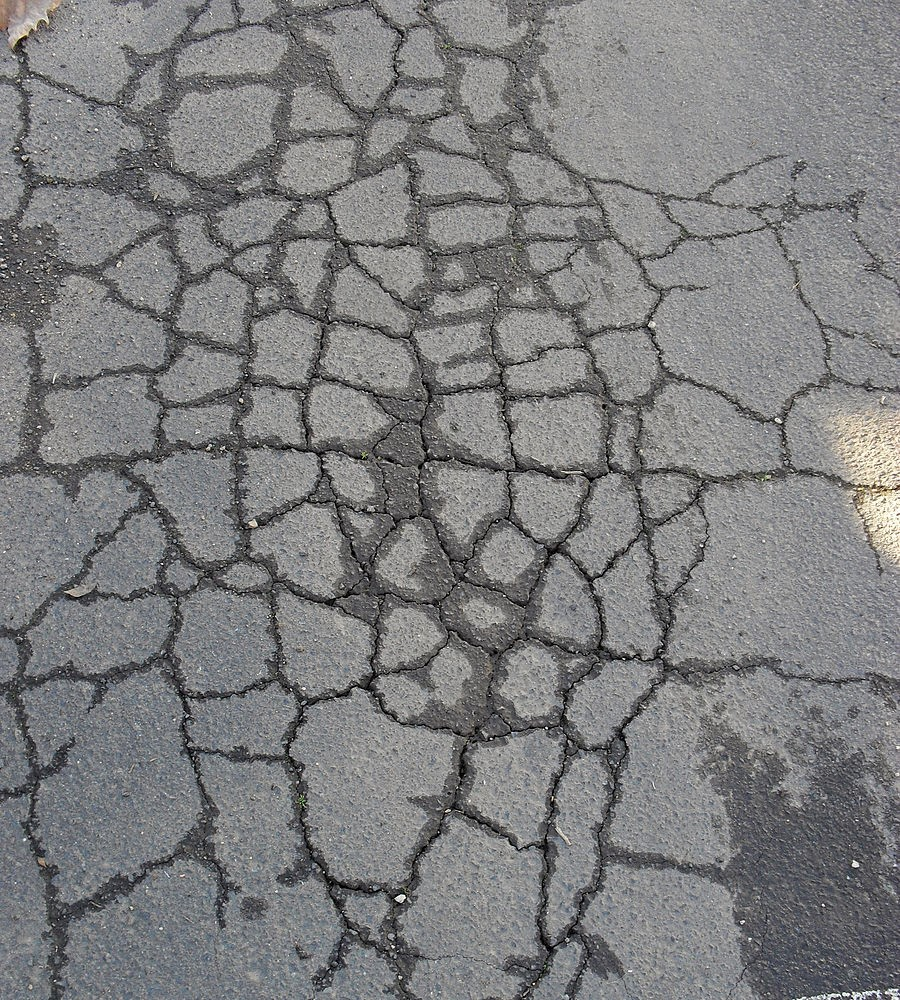
#> input picture Images/test.jpg, 900 x 1000 px
$ jupyter execute 'Task 1.ipynb'
#> lines starting #> are read from the running program, lines starting #| are printed output that depends on the picture; after the words box and inside, x2 and y2 are one past the last pixel; in counts of white or black regions, pixels touching at a corner belong together
# Road Maintenance

## Description
- Each year, millions of dollars are invested on road maintenance and reparation all over the world. To minimize costs, one of the main aspects is the early detection of those flaws. Once roads are built, cracks in the asphalt surface may arise due to several different problems. Depending on the severity, those cracks in the road can be aggravated if they are not quickly repaired. The sooner those flaws in the pavement are repaired, the less expensive the repairs are. Almost every modern country has thousands of kilometers of roads. Visual inspection of the roads has been the most common technique for the maintenance of the asphalt. With such large road networks, it is expensive and difficult to correctly maintain so many kilometers of asphalt with the limited resources that any public administration has. Thus, new tools to automatically examine roads in an efficient way should be developed.

## Task
- The task is to apply image processing techniques to detect damages/cracks on a road, as shown in the provided image.

## Explanation
1. First, we have to import the required libraries.
    - cv2: OpenCV library for image processing tasks.
    - numpy: Library for numerical operations on arrays.
    - matplotlib.pyplot: Library for plotting and visualization.
2. User Defined Functions: N/A
3. Image Conversion:
    - Convert image from BGR to grayscale: The cv2.cvtColor() function is used to convert the input image from the default BGR (Blue-Green-Red) color space to grayscale. Grayscale conversion simplifies further image processing operations.
4. Image Preparation:
    - Gaussian Blur: The cv2.GaussianBlur() function is applied to the image to smooth out the edges and reduce noise, which helps improve the accuracy of subsequent edge detection.
    - Dilation: The cv2.dilate() function is used to thicken the detected edges, making them more prominent and easier to identify.
5. Explanation of Code:
    - Canny Edge Detection: The cv2.Canny() function is used to perform edge detection on the preprocessed grayscale image. It identifies edges based on intensity gradients and thresholds provided.
    - Contour Detection: The cv2.findContours() function is applied to find contours in the dilated edge image. Contours are the boundaries of connected components in an image.
    - Contour Drawing: The cv2.drawContours() function is used to draw the detected contours on the original image. Green color (0, 255, 0) is used to represent the contours.
    - ROI Expansion: Another dilation operation is performed on the Canny edge image to expand the region of interest (ROI). This helps cover a wider area around the detected edges.
    - Final Contour Drawing: The expanded ROI is used to find contours again, and the most significant contour is drawn on the original image with a thicker green line.
6. Additional Methods Used: N/A
7. Difficulty Faced:
    - One possible difficulty could be selecting the appropriate parameters for the edge detection and dilation operations. Adjusting the thresholds in the cv2.Canny() function and the kernel size in cv2.dilate() might require experimentation to achieve the desired results.
    - Another challenge could arise in choosing the correct contour(s) to represent the road damages. Depending on the image and its characteristics, it may be necessary to fine-tune the contour selection process to accurately identify the road cracks.

[cell 1]
import cv2
import numpy as np
import matplotlib.pyplot as plt

img_path = 'Images/test.jpg'

# read the image
img = cv2.imread(img_path)
#> img is the input picture: shape (1000, 900, 3); mean B, G, R 126.1, 125.4, 125.2

# apply gaussian blur to make the edges smoother
img = cv2.GaussianBlur(img, (7,7), 1.25)

# convert the image to grayscale
img_gray = cv2.cvtColor(img, cv2.COLOR_BGR2GRAY)

# apply canny edge detection
img_canny = cv2.Canny(img_gray, 80, 230)
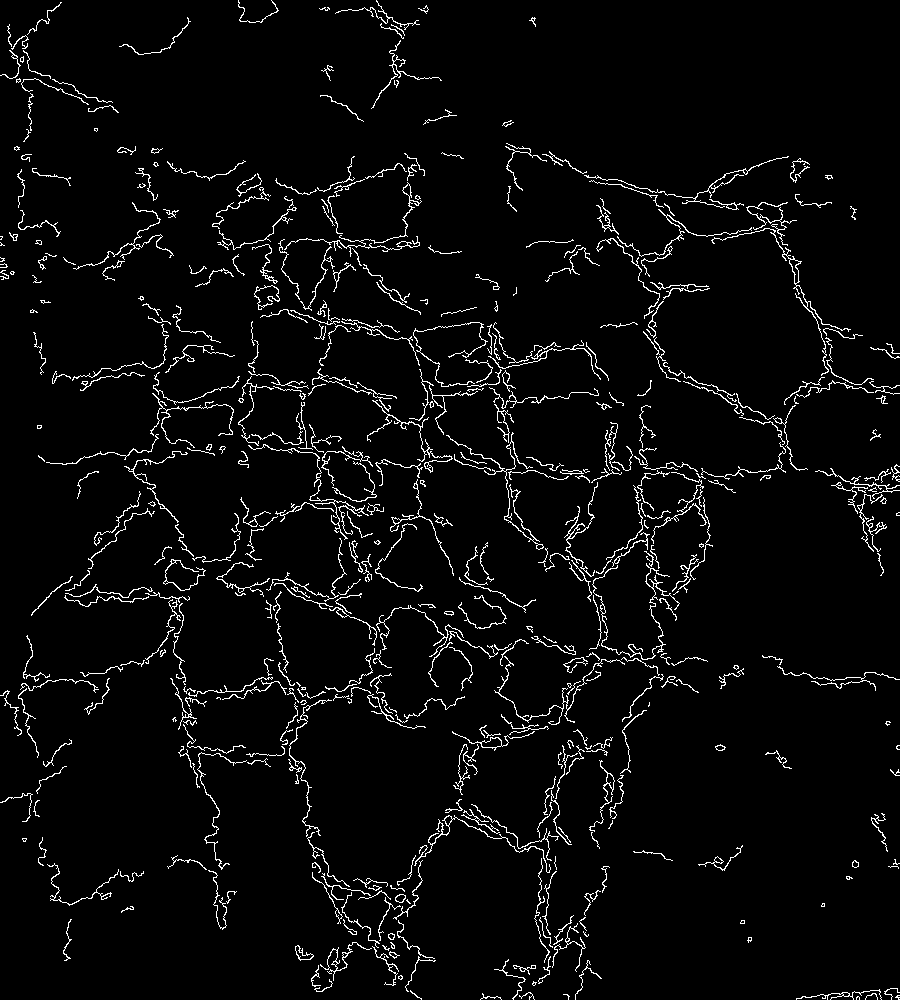
#> img_canny: shape (1000, 900); 3.9% white in thin lines or dots

# apply dilation to make the edges thicker
kernel = np.ones((3,3))
img_dilate = cv2.dilate(img_canny, kernel, iterations=1)
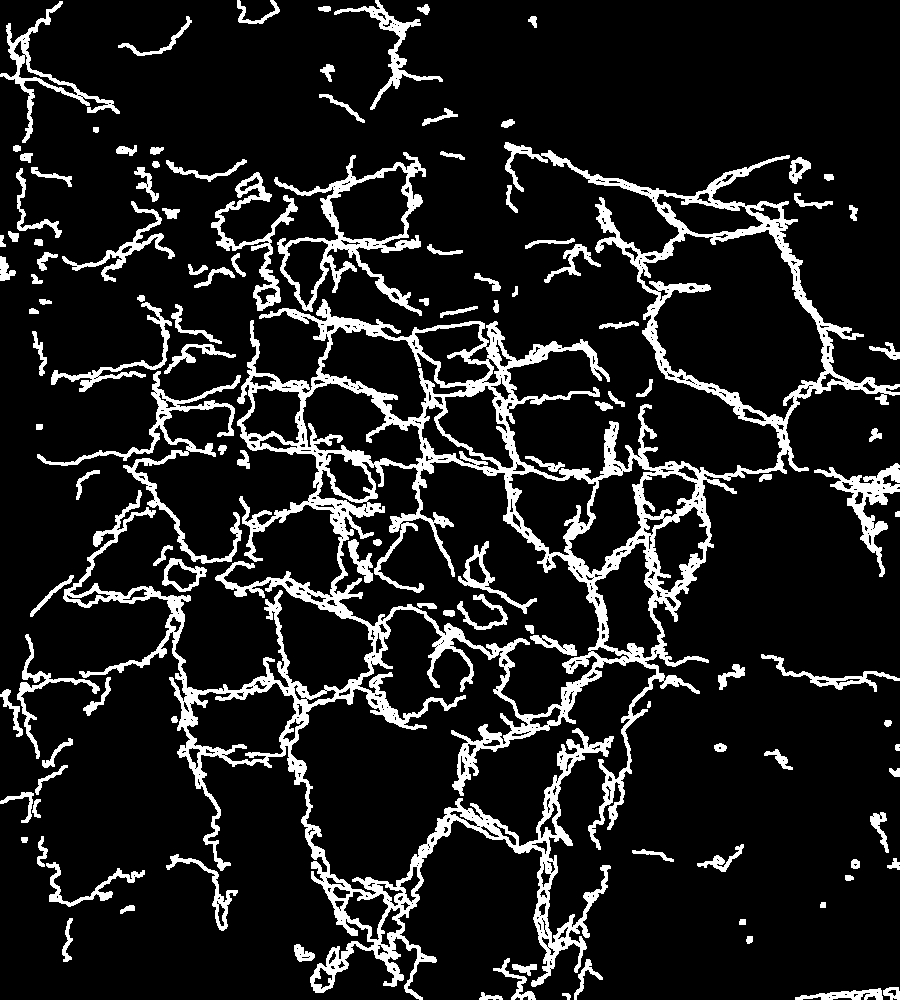
#> img_dilate: shape (1000, 900); 12.5% white; 121 white regions

# find the contours
contours, hierarchy = cv2.findContours(img_dilate, cv2.RETR_TREE, cv2.CHAIN_APPROX_SIMPLE)
#> contours = 784 contours, 496 with area under 20; largest, box (x1, y1, x2, y2) and area: (63, 142, 900, 1000) 175292, (333, 460, 600, 716) 34774, (639, 229, 827, 422) 22140, (274, 152, 426, 316) 9780, (320, 326, 468, 422) 6092

# draw the contours
cv2.drawContours(img, contours, -1, (0, 255, 0), 3)

# Grow the region of interest (ROI) by applying dilation
kernel = np.ones((3,3))
img_dilate = cv2.dilate(img_canny, kernel, iterations=10)
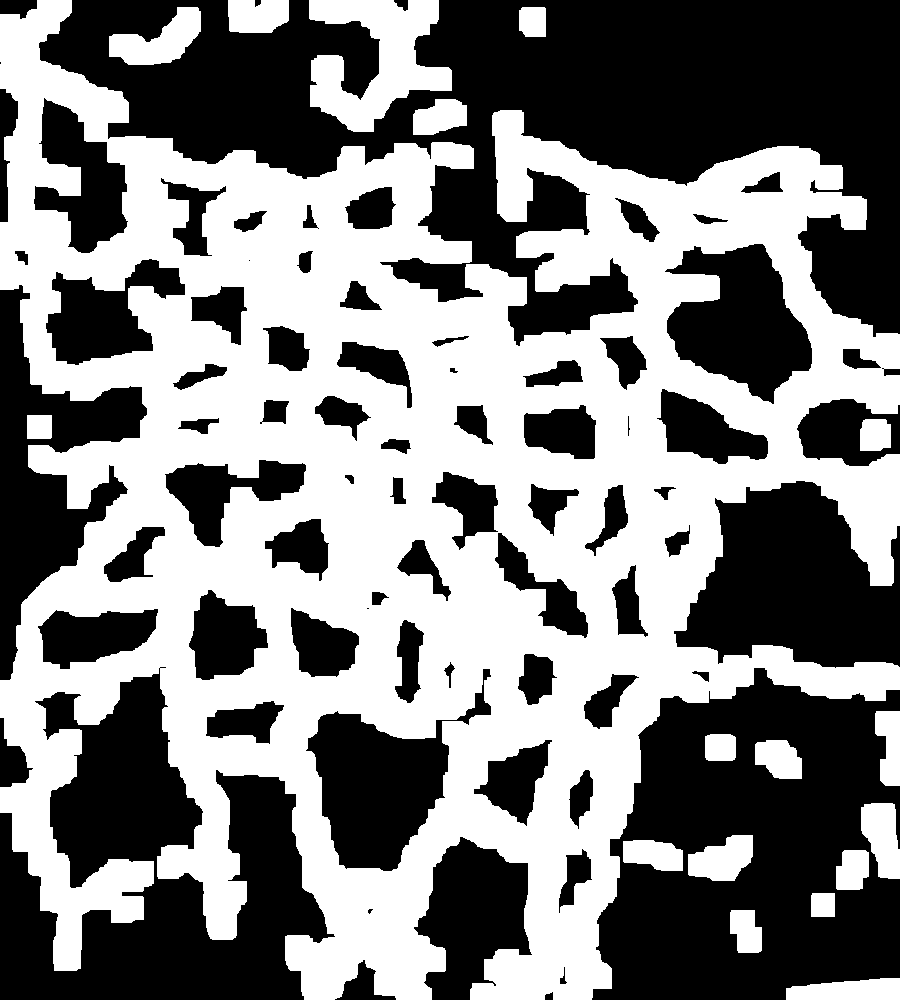
#> img_dilate: shape (1000, 900); 49.9% white; 18 white regions

# find the contours
contours, hierarchy = cv2.findContours(img_dilate, cv2.RETR_TREE, cv2.CHAIN_APPROX_SIMPLE)
#> contours = 83 contours, 6 with area under 20; largest, box (x1, y1, x2, y2) and area: (0, 0, 900, 1000) 526952, (305, 668, 492, 872) 16084, (664, 243, 813, 405) 14358, (309, 0, 452, 132) 9862, (45, 258, 186, 366) 7907

# draw the contours
cv2.drawContours(img, contours, 0, (0, 255, 0), 2)
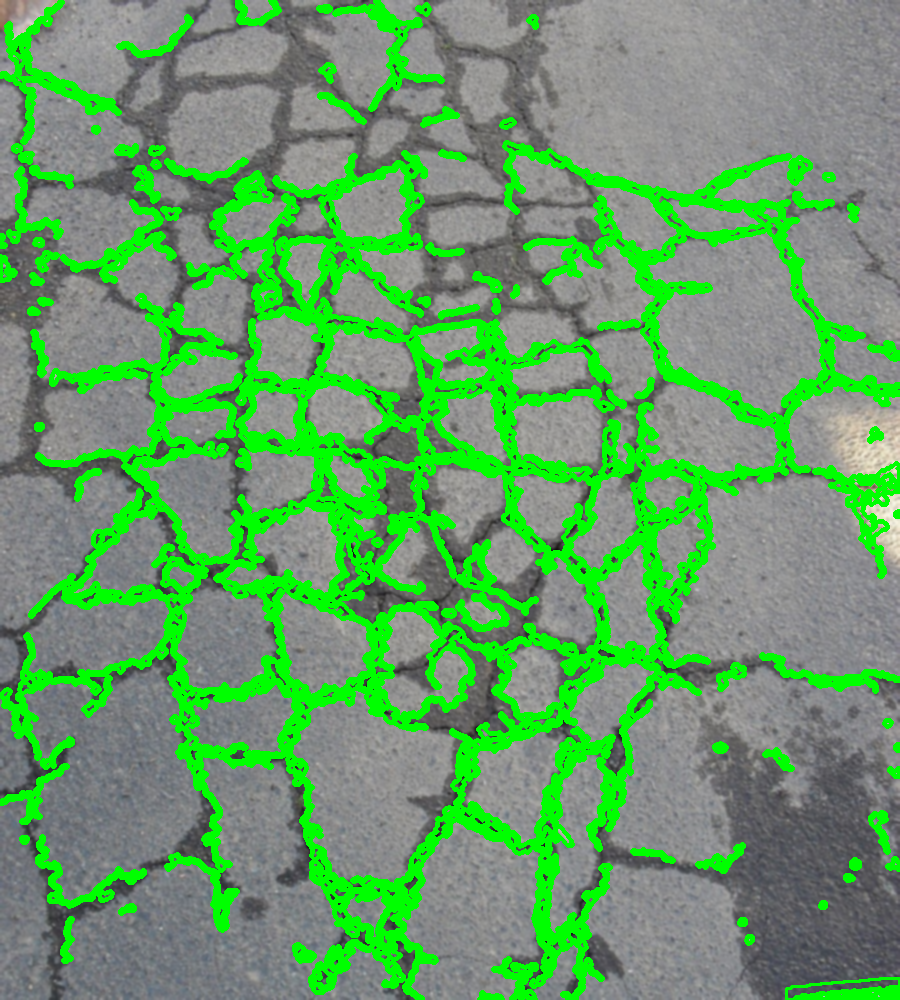
#> img: shape (1000, 900, 3); mean B, G, R 103.7, 156.2, 102.7

img_rgb = cv2.cvtColor(img, cv2.COLOR_BGR2RGB)
plt.figure(figsize=(10, 5))
plt.title('Canny Edge Detection')
plt.axis('off')
plt.imshow(img_rgb)
plt.show()

$ run again, with Images/leaf.png saved as Images/test.jpg
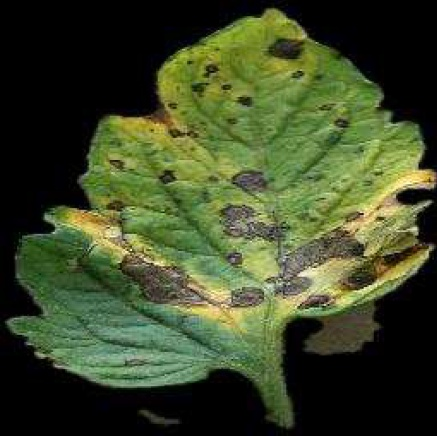
#> input picture Images/leaf.png, 437 x 436 px
#> img is the input picture: shape (436, 437, 3); mean B, G, R 40.5, 73, 62.1
#> `img_canny = cv2.Canny(img_gray, 80, 230)`:
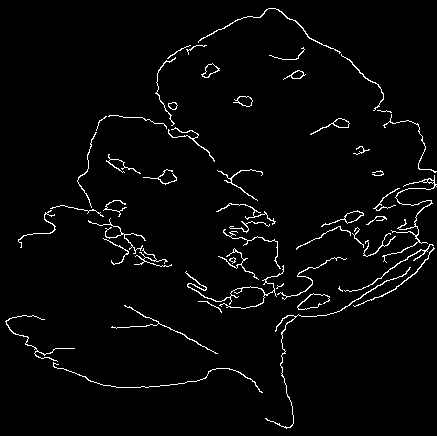
#> img_canny: shape (436, 437); 2.8% white in thin lines or dots
#> `contours, hierarchy = cv2.findContours(img_dilate, cv2.RETR_TREE, cv2...`: contours = 92 contours, 49 with area under 20; largest, box (x1, y1, x2, y2) and area: (17, 7, 437, 430) 7356, (184, 202, 348, 314) 2710, (87, 217, 173, 268) 1137, (4, 314, 264, 394) 1059, (110, 304, 219, 355) 434
#> `contours, hierarchy = cv2.findContours(img_dilate, cv2.RETR_TREE, cv2...`: contours = 10 contours, 1 with area under 20; largest, box (x1, y1, x2, y2) and area: (0, 0, 437, 436) 107769, (168, 24, 376, 237) 18493, (96, 127, 227, 288) 6947, (223, 86, 263, 117) 1108, (373, 133, 412, 176) 945
#> `cv2.drawContours(img, contours, 0, (0, 255, 0), 2)`:
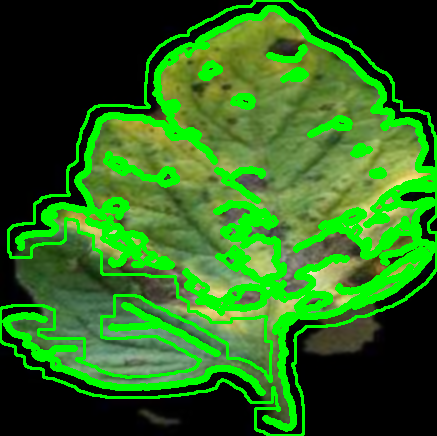
#> img: shape (436, 437, 3); mean B, G, R 28, 105.6, 43.4
